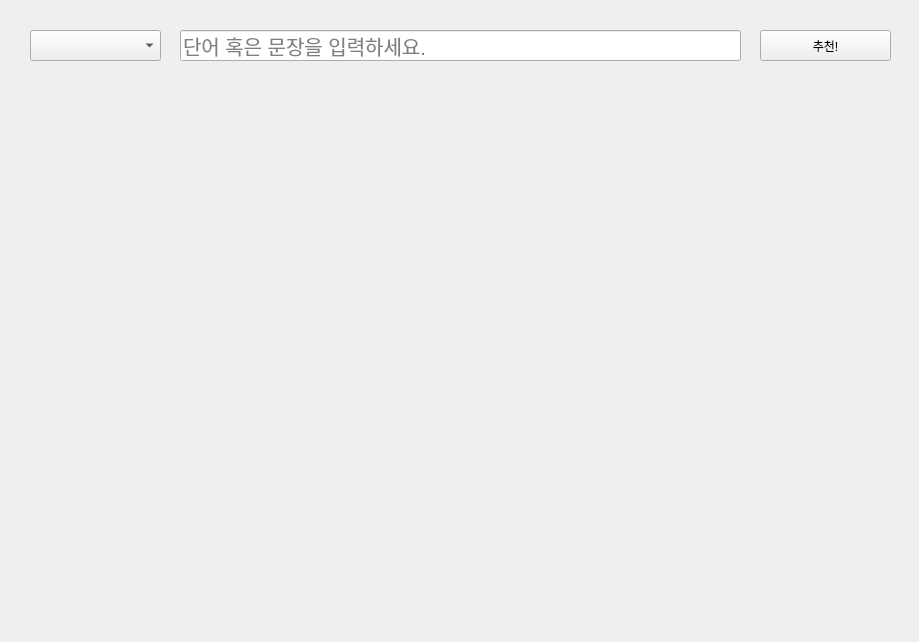
<?xml version="1.0" encoding="UTF-8"?>
<ui version="4.0">
 <class>Form</class>
 <widget class="QWidget" name="Form">
  <property name="geometry">
   <rect>
    <x>0</x>
    <y>0</y>
    <width>919</width>
    <height>642</height>
   </rect>
  </property>
  <property name="windowTitle">
   <string>Form</string>
  </property>
  <widget class="QComboBox" name="comboBox">
   <property name="geometry">
    <rect>
     <x>30</x>
     <y>30</y>
     <width>131</width>
     <height>31</height>
    </rect>
   </property>
  </widget>
  <widget class="QLineEdit" name="lineEdit">
   <property name="geometry">
    <rect>
     <x>180</x>
     <y>30</y>
     <width>561</width>
     <height>31</height>
    </rect>
   </property>
   <property name="font">
    <font>
     <pointsize>15</pointsize>
    </font>
   </property>
   <property name="text">
    <string/>
   </property>
   <property name="placeholderText">
    <string>단어 혹은 문장을 입력하세요.</string>
   </property>
  </widget>
  <widget class="QPushButton" name="pushButton">
   <property name="geometry">
    <rect>
     <x>760</x>
     <y>30</y>
     <width>131</width>
     <height>31</height>
    </rect>
   </property>
   <property name="text">
    <string>추천!</string>
   </property>
  </widget>
  <widget class="QLabel" name="label_res">
   <property name="geometry">
    <rect>
     <x>50</x>
     <y>80</y>
     <width>821</width>
     <height>521</height>
    </rect>
   </property>
   <property name="font">
    <font>
     <pointsize>20</pointsize>
    </font>
   </property>
   <property name="text">
    <string/>
   </property>
  </widget>
 </widget>
 <resources/>
 <connections/>
</ui>
